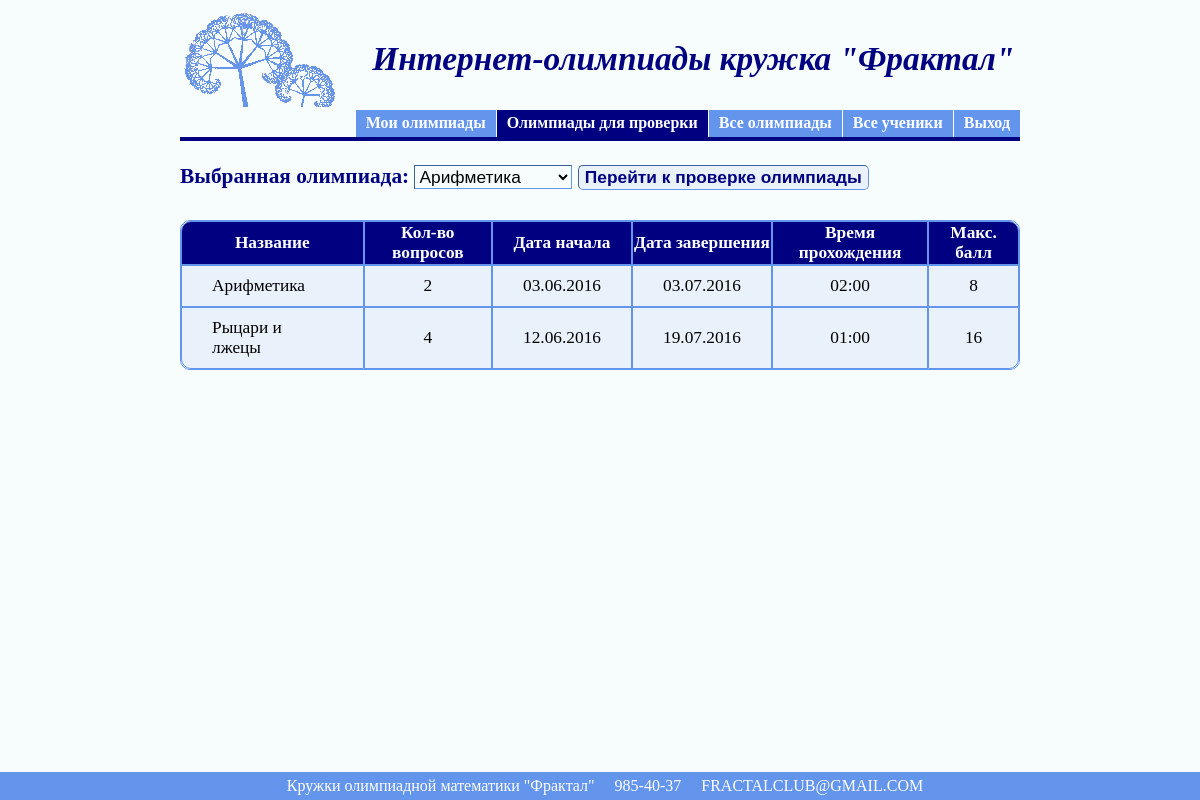
Page /olymp/prepod_neprov_olymp.php (signed in) on the committed database.
### tables this page shows
CREATE TABLE IF NOT EXISTS `Olymp` (
  `KodOlymp` int(11) NOT NULL AUTO_INCREMENT COMMENT 'код олимпиады',
  `KodPrepF` int(11) NOT NULL COMMENT 'код преподавателя',
  `Nazv` varchar(255) NOT NULL COMMENT 'название',
  `Tip` varchar(8) NOT NULL COMMENT 'тип олимпиады',
  `Kol` int(11) NOT NULL COMMENT 'кол-во вопросов',
  `Start` varchar(10) NOT NULL COMMENT 'дата начала',
  `End` varchar(10) NOT NULL COMMENT 'дата завершения',
  `Time` varchar(5) NOT NULL COMMENT 'время прохождения',
  `Ocenka` int(11) NOT NULL COMMENT 'макс.оценка за олимпиаду',
  PRIMARY KEY (`KodOlymp`),
  KEY `KodPrepF` (`KodPrepF`)
);

### olymp/prepod_neprov_olymp.php (the view, shortened to what this page needs)
<?php
	$KodPrep=$_SESSION['KodPrep'];
	$strSQL = "SELECT * FROM `Olymp`  where `KodPrepF`='$KodPrep' and `KodOlymp` in ( SELECT `KodOlympF` From `Proid` where `Ocenka`=-1  ) ";
	$rs = mysql_query($strSQL);
	$rs2=mysql_query($strSQL);
?>
<html>
<head>
</head>
<body class="bd">
	<table>
		<tr>
			<td><div><img src="5.png"/></div></td>
			<td><div id="nadpis">&nbsp &nbsp Интернет-олимпиады кружка "Фрактал"</div></td>
		</tr>
	</table>
	<div id="centeredmenu">
		<ul>
			<li><a href="prepod_olymp.php">Мои олимпиады</a></li>
			<li><a href="prepod_neprov_olymp.php" class="active">Олимпиады для проверки</a></li>
			<li><a href="vse_olymp.php">Все олимпиады</a></li>
			<li><a href="vse_students.php">Все ученики</a></li>
			<li><a href="logout.php">Выход</a></li>
		</ul>
	</div>
	<br><br><br>
	<?php
	if(mysql_num_rows($rs2)>0)
	{
	?>
		<div class="text_near_knopka">Выбранная олимпиада:
		<select class="combobox" id="cur_olymp" type="text" >  </div>
			<?php
			while ($row1 = mysql_fetch_array($rs)):
			?>
				<option value=<?=$row1['KodOlymp']?> ><p><?=$row1['Nazv']?></p></option>
			<? endwhile ?>
			<input class="knopka" id="b_change" type="button" value="Перейти к проверке олимпиады" onclick="perehod()" />
		<div id="div1">
			<table class="StandardTable" align="center" border="1">
				<thead>
					<tr>
						<th><p>Название</p></th>
						<th><p>Кол-во вопросов</p></th>
						<th><p>Дата начала</p></th>
						<th><p>Дата завершения</p></th>
						<th><p>Время прохождения</p></th>
						<th><p>Макс. балл</p></th>
					</tr>
				</thead>
				<tbody>
					<?php
					while ($row2 = mysql_fetch_array($rs2) ):
					?>
						<tr>
							<td><p><?=$row2['Nazv']?></p></td>
							<td class="pocentru"><p><?=$row2['Kol']?></p></td>
							<td class="pocentru"><p><?=$row2['Start']?></p></td>
							<td class="pocentru"><p><?=$row2['End']?></p></td>
							<td class="pocentru"><p><?=$row2['Time']?></p></td>
							<td class="pocentru"><p><?=$row2['Ocenka']?></p></td>
						</tr>
					<? endwhile ?>
				</tbody>
			</table>
		</div>
	<?php
	}
	else
	{
	?>
		<div class="text_near_knopka">Пока нет ни одной олимпиады для проверки!</div>
	<?php
	}
	?>
	<br></br>
	<br></br>
	<div id="footer" align="center">Кружки олимпиадной математики "Фрактал" &nbsp &nbsp 985-40-37 &nbsp &nbsp FRACTALCLUB@GMAIL.COM</div>
</body>
</html>

### olymp/prepod_neprov_olymp.php (style rules this page uses)
#centeredmenu { float:right; width:100%; border-bottom:4px solid #000080; overflow:hidden; position:relative; background: #F7FDFD; }
#centeredmenu ul { clear:right; float:right; list-style:none; margin:0; padding:0; position:relative; right:0%; text-align:center; }
#centeredmenu ul li { display:block; float:left; list-style:none; margin:0; padding:0; position:relative; right:0%; }
#centeredmenu ul li a { display:block; margin:0 0 0 1px; padding:3px 10px; background:#6495ED; color:#fff; text-decoration:none; line-height:1.3em; font-weight:bold; }
#centeredmenu ul li a.active, #centeredmenu ul li a.active:hover { color:#fff; background:#000080; font-weight:bold; }
.StandardTable { //border-collapse: collapse; border-radius: 10px; border-spacing: 0; border: 1px solid #6495ED; maxwidth:100%; }
.StandardTable tbody { background-color: #E9F2FB; }
.StandardTable th { background: #000080; color: white; font-weight:bold; font-size: 13pt; border: 1px solid #6495ED; }
.StandardTable th:first-child { border-top-left-radius: 10px; }
.StandardTable th:last-child { border-top-right-radius: 10px; }
.StandardTable tr:last-child td:first-child { border-radius: 0 0 0 10px; }
.StandardTable tr:last-child td:last-child { border-radius: 0 0 10px 0; }
.StandardTable tbody tr td { padding: 10px 30px; maxwidth: 100%; font-size: 13pt; word-wrap: break-word; border: 1px solid #6495ED; }
#footer { position: fixed; left: 0; bottom: 0; padding: 5px; background: #6495ED; color: #fff; width: 100%; }
.bd { background: #F7FDFD; margin-left: 15%; position: absolute; width: 70%; }
#nadpis { color: #000080; font-style: italic; font-weight: 600; font-size: 25pt; }
.combobox { word-wrap: break-word; font-size: 13pt; background: #F7FDFD;//#E9F2FB; border-color: #6495ED; border-style: inset; }
.text_near_knopka { color: #000080; font-weight:bold; word-wrap: break-word; font-size: 16pt; margin-bottom: 10px; }
.knopka { border-radius: 5px; border-style: inset; background: #E9F2FB; color: #000080; border-color: #6495ED; border-width: 1px; font-size: 13pt; font-weight:bold; margin-bottom: 20px; }
.pocentru { text-align: center; }

### rows in the picture
olymp: Nazv "Арифметика", Kol "2", Start "03.06.2016", End "03.07.2016", Time "02:00", Ocenka "8"
olymp: Nazv "Рыцари и лжецы", Kol "4", Start "12.06.2016", End "19.07.2016", Time "01:00", Ocenka "16"
